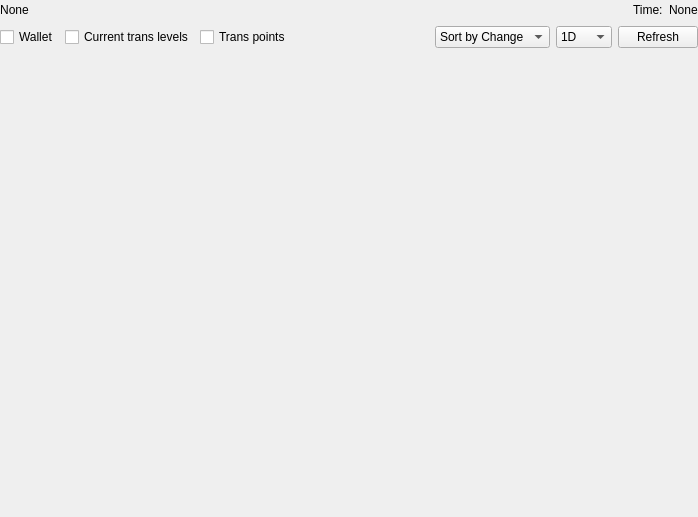
<?xml version="1.0" encoding="UTF-8"?>
<ui version="4.0">
 <class>stockMosaicWidet</class>
 <widget class="QWidget" name="stockMosaicWidet">
  <property name="geometry">
   <rect>
    <x>0</x>
    <y>0</y>
    <width>698</width>
    <height>517</height>
   </rect>
  </property>
  <property name="windowTitle">
   <string>Stock Mosaic</string>
  </property>
  <layout class="QVBoxLayout" name="verticalLayout" stretch="0,0,1,1">
   <property name="leftMargin">
    <number>0</number>
   </property>
   <property name="topMargin">
    <number>0</number>
   </property>
   <property name="rightMargin">
    <number>0</number>
   </property>
   <property name="bottomMargin">
    <number>0</number>
   </property>
   <item>
    <layout class="QHBoxLayout" name="horizontalLayout">
     <item>
      <widget class="QLabel" name="stockLabel">
       <property name="text">
        <string>None</string>
       </property>
       <property name="alignment">
        <set>Qt::AlignCenter</set>
       </property>
      </widget>
     </item>
     <item>
      <spacer name="horizontalSpacer">
       <property name="orientation">
        <enum>Qt::Horizontal</enum>
       </property>
       <property name="sizeHint" stdset="0">
        <size>
         <width>40</width>
         <height>20</height>
        </size>
       </property>
      </spacer>
     </item>
     <item>
      <widget class="QLabel" name="label_4">
       <property name="text">
        <string>Time:</string>
       </property>
      </widget>
     </item>
     <item>
      <widget class="QLabel" name="timeLabel">
       <property name="text">
        <string>None</string>
       </property>
      </widget>
     </item>
    </layout>
   </item>
   <item>
    <layout class="QHBoxLayout" name="horizontalLayout_3">
     <item>
      <widget class="QCheckBox" name="showWalletCB">
       <property name="text">
        <string>Wallet</string>
       </property>
      </widget>
     </item>
     <item>
      <widget class="QCheckBox" name="showTransactionsLevelsCB">
       <property name="text">
        <string>Current trans levels</string>
       </property>
      </widget>
     </item>
     <item>
      <widget class="QCheckBox" name="showTransactionsPointsCB">
       <property name="text">
        <string>Trans points</string>
       </property>
      </widget>
     </item>
     <item>
      <spacer name="horizontalSpacer_3">
       <property name="orientation">
        <enum>Qt::Horizontal</enum>
       </property>
       <property name="sizeHint" stdset="0">
        <size>
         <width>40</width>
         <height>20</height>
        </size>
       </property>
      </spacer>
     </item>
     <item>
      <widget class="QComboBox" name="sortPlotsCB">
       <property name="currentIndex">
        <number>1</number>
       </property>
       <item>
        <property name="text">
         <string>Sort by Name</string>
        </property>
       </item>
       <item>
        <property name="text">
         <string>Sort by Change</string>
        </property>
       </item>
      </widget>
     </item>
     <item>
      <widget class="QComboBox" name="rangeCB">
       <item>
        <property name="text">
         <string>1D</string>
        </property>
       </item>
       <item>
        <property name="text">
         <string>14D</string>
        </property>
       </item>
       <item>
        <property name="text">
         <string>1M</string>
        </property>
       </item>
       <item>
        <property name="text">
         <string>3M</string>
        </property>
       </item>
       <item>
        <property name="text">
         <string>6M</string>
        </property>
       </item>
       <item>
        <property name="text">
         <string>1R</string>
        </property>
       </item>
       <item>
        <property name="text">
         <string>2R</string>
        </property>
       </item>
       <item>
        <property name="text">
         <string>3R</string>
        </property>
       </item>
       <item>
        <property name="text">
         <string>MAX</string>
        </property>
       </item>
      </widget>
     </item>
     <item>
      <widget class="QPushButton" name="refreshPB">
       <property name="text">
        <string>Refresh</string>
       </property>
      </widget>
     </item>
    </layout>
   </item>
   <item>
    <widget class="PriceValueCandleStickChart" name="candleChart" native="true"/>
   </item>
   <item>
    <layout class="QVBoxLayout" name="toolbarLayout"/>
   </item>
  </layout>
 </widget>
 <customwidgets>
  <customwidget>
   <class>PriceValueCandleStickChart</class>
   <extends>QWidget</extends>
   <header>stockmonitor.gui.widget.mpl.candlestickchart</header>
   <container>1</container>
  </customwidget>
 </customwidgets>
 <resources/>
 <connections/>
</ui>
